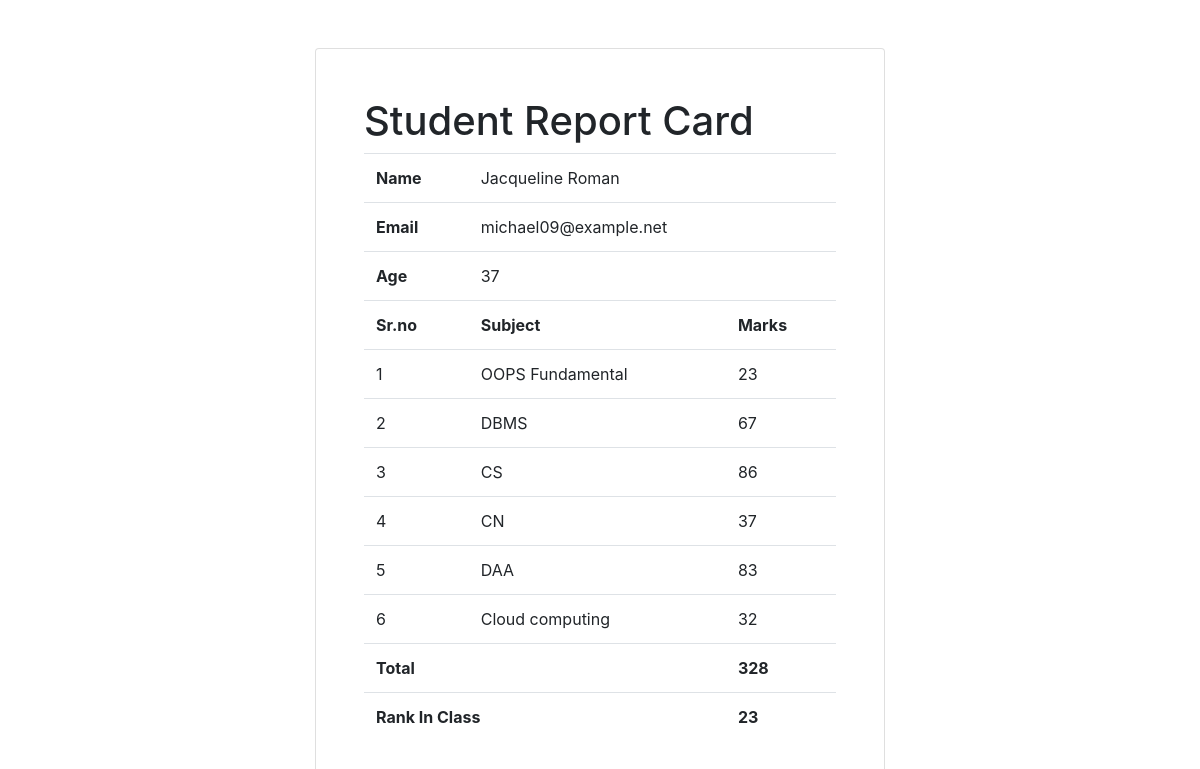
The page /marks/STU_497 on the database its author committed.
### studentapp/models.py (models this page shows)
class Student(models.Model):
    dept = models.ForeignKey(Department, on_delete=models.CASCADE)
    student_id = models.OneToOneField(StudentId, on_delete=models.CASCADE)
    firstname = models.CharField(max_length=50)
    lastname = models.CharField(max_length=50)
    age = models.IntegerField()
    email=models.CharField(max_length=50)

class Marks(models.Model):
    student = models.ForeignKey(Student, on_delete=models.CASCADE)
    subject = models.ForeignKey(Subject, on_delete=models.CASCADE)
    marks = models.IntegerField()

class Subject(models.Model):
    subject_name = models.CharField(max_length=20)

### studentapp/views.py (the view)
# urls.py: path("marks/<id>",marks,name="marks"),
def marks(request,id):
    rank =  Student.objects.annotate(totalmarks = Sum("marks__marks")).order_by('-totalmarks')
    count = 0
    for i in rank:
        count+=1
        if i.student_id.student_id==id:
            print(i.totalmarks)
            break
    studentMarks = Marks.objects.filter(student__student_id__student_id=id)
    std = studentMarks[0].student
    total =  studentMarks.aggregate(total = Sum("marks"))
    return render(request, 'marks.html', {"studentMarks":studentMarks,"std":std,"total":total,"count":count})

### templates/marks.html (shortened to what this page needs)
<!DOCTYPE html>
<html lang="en">
<head>
    <link rel="stylesheet" href="https://cdn.jsdelivr.net/npm/bootstrap@4.4.1/dist/css/bootstrap.min.css"
>
</head>
<body>
    <div class="container">
        <div class="row">
            <div class="col-6 card mx-auto p-5 mt-5">
                <h1>Student Report Card</h1>
                <table class="table">
                    <tr>
                        <th>Name</th>
                        <td colspan="2">{{std.firstname}} {{std.lastname}}</td>
                    </tr>
                    <tr>
                        <th>Email</th>
                        <td colspan="2">{{std.email}}
                        </td>
                    </tr>
                    <tr>
                        <th>Age</th>
                        <td colspan="2">{{std.age}}</td>
                    </tr>
                    <tr>
                        <th>Sr.no</th>
                        <th>Subject</th>
                        <th>Marks</th>
                    </tr>
                    {%for i in studentMarks%}
                    <tr>
                        <td>{{forloop.counter}}</td>
                        <td>{{i.subject.subject_name}}</td>
                        <td>{{i.marks}}</td>
                    </tr>
                    {%endfor%}
                    <tr>
                        <th colspan="2">Total</th>
                        <th>{{total.total}}</th>
                    </tr>
                    <tr>
                        <th colspan="2">Rank In Class</th>
                        <th>{{count}}</th>
                    </tr>
                </table>
            </div>
</body>
</html>

### rows shown on the page
Student: firstname "Jacqueline", lastname "Roman", email "michael09@example.net", age "37"
Marks: subject.subject_name "OOPS Fundamental", marks "23"
Marks: subject.subject_name "DBMS", marks "67"
Marks: subject.subject_name "CS", marks "86"
Marks: subject.subject_name "CN", marks "37"
Marks: subject.subject_name "DAA", marks "83"
Marks: subject.subject_name "Cloud computing", marks "32"

### other values the page prints
{{ total.total }} "328"
{{ count }} "23"
